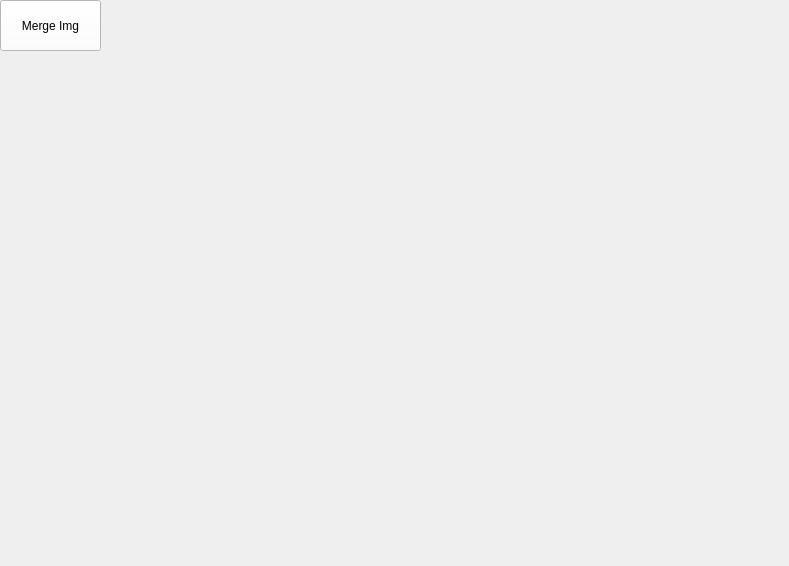
<?xml version="1.0" encoding="UTF-8"?>
<ui version="4.0">
 <class>MainWindow</class>
 <widget class="QMainWindow" name="MainWindow">
  <property name="geometry">
   <rect>
    <x>0</x>
    <y>0</y>
    <width>789</width>
    <height>566</height>
   </rect>
  </property>
  <property name="windowTitle">
   <string>MainWindow</string>
  </property>
  <property name="styleSheet">
   <string notr="true">MainWindow{
background-color: #000000;
}</string>
  </property>
  <widget class="QWidget" name="centralwidget">
   <widget class="QPushButton" name="pb_merge_png">
    <property name="geometry">
     <rect>
      <x>0</x>
      <y>0</y>
      <width>101</width>
      <height>51</height>
     </rect>
    </property>
    <property name="styleSheet">
     <string notr="true">QPushButton{
color:#00;
background-color:#FFFFFF;
}</string>
    </property>
    <property name="text">
     <string>Merge Img</string>
    </property>
   </widget>
  </widget>
 </widget>
 <resources/>
 <connections/>
</ui>
